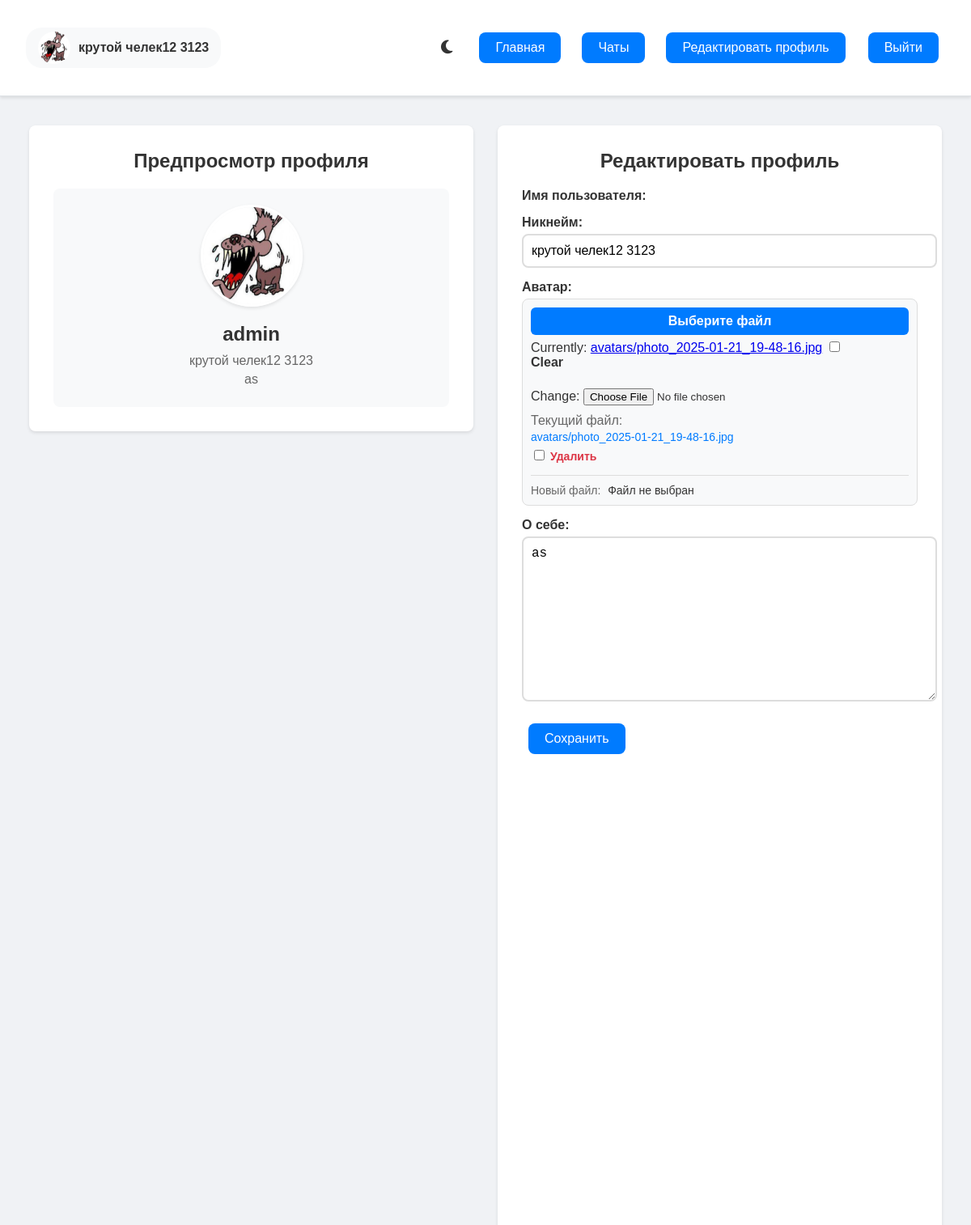
The page /profile/edit/ (signed in) on the database its author committed.
### messenger/models.py (models this page shows, shortened)
class User(AbstractUser):
    username = models.CharField(max_length=255, unique=True)
    bio = models.TextField(blank=True)
    avatar = models.ImageField(upload_to='avatars/', null=True, blank=True)
    name = models.CharField(max_length=255, blank=True)

class Profile(models.Model):
    user = models.OneToOneField(User, on_delete=models.CASCADE)
    avatar = models.ImageField(upload_to='avatars/', null=True, blank=True)
    bio = models.TextField(blank=True)
    description = models.TextField(max_length=500, blank=True)
    name = models.CharField(max_length=100, blank=True, default='')
    last_activity = models.DateTimeField(auto_now=True)

### messenger/views.py (the view)
# urls.py: path('profile/edit/', views.profile_edit, name='profile_edit'),
@login_required
def profile_edit(request):
    profile, created = Profile.objects.get_or_create(user=request.user)
    if request.method == 'POST':
        form = UserProfileForm(request.POST, request.FILES, instance=profile)
        if form.is_valid():
            form.save()
            return redirect('main')
    else:
        form = UserProfileForm(instance=profile)
    return render(request, 'messenger/profile_edit.html', {'form': form})

### messenger/forms.py
class UserProfileForm(forms.ModelForm):
    class Meta:
        model = Profile
        fields = ['avatar', 'name', 'description']

### messenger/templates/messenger/profile_edit.html (shortened to what this page needs)
{% extends 'messenger/base.html' %}
{% block content %}
<div class="edit-profile-container">
    <div class="profile-preview">
        <h2>Предпросмотр профиля</h2>
        <div class="preview-content">
            <div class="preview-avatar">
                {% if user.profile.avatar %}
                    <img src="{{ user.profile.avatar.url }}" alt="Аватар" id="avatar-preview">
                {% else %}
                    <img src="/static/messenger/default_avatar.jpg" alt="Аватар по умолчанию" id="avatar-preview">
                {% endif %}
            </div>
            <div class="preview-info">
                <h3 id="preview-username">{{ user.username }}</h3>
                <p id="preview-name">{{ user.profile.name }}</p>
                <p id="preview-description">{{ user.profile.description }}</p>
            </div>
        </div>
    </div>
    <div class="form-container">
        <h2>Редактировать профиль</h2>
        <form method="post" enctype="multipart/form-data">
            <div class="form-group">
                <label for="{{ form.username.id_for_label }}">Имя пользователя:</label>
            </div>
            <div class="form-group">
                <label for="{{ form.name.id_for_label }}">Никнейм:</label>
                <div class="custom-input">
                    {{ form.name }}
                </div>
            </div>
            <div class="form-group">
                <label for="{{ form.avatar.id_for_label }}">Аватар:</label>
                <div class="avatar-upload-container">
                    <div class="custom-file-input">
                        <label class="file-upload-btn" for="{{ form.avatar.id_for_label }}">Выберите файл</label>
                        {{ form.avatar }}
                    </div>
                    {% if user.profile.avatar %}
                    <div class="current-file">
                        <div class="current-file-info">
                            <span class="current-label">Текущий файл:</span>
                            <span class="current-filename">{{ user.profile.avatar.name }}</span>
                        </div>
                        <div class="file-actions">
                            <label class="clear-checkbox">
                                <input type="checkbox" name="avatar-clear" id="avatar-clear">
                                <span>Удалить</span>
                            </label>
                        </div>
                    </div>
                    {% endif %}
                    <div class="new-file-info">
                        <span class="new-file-label">Новый файл:</span>
                        <span class="file-name">Файл не выбран</span>
                    </div>
                </div>
            </div>
            <div class="form-group">
                <label for="{{ form.description.id_for_label }}">О себе:</label>
                <div class="custom-textarea">
                    {{ form.description }}
                </div>
            </div>
            <button type="submit" class="btn">Сохранить</button>
        </form>
    </div>
</div>
{% endblock %}

### messenger/templates/messenger/base.html (shortened to what this page needs)
<!DOCTYPE html>
<html>
<head>
    <link rel="stylesheet" href="https://cdnjs.cloudflare.com/ajax/libs/font-awesome/6.5.1/css/all.min.css">
</head>
<body>
    <nav class="navbar">
        <div class="container nav-container">
            {% if user.is_authenticated %}
            <div class="profile-section">
                <div class="user-item">
                    {% if user.profile and user.profile.avatar %}
                        <img src="{{ user.profile.avatar.url }}" alt="Avatar" class="user-avatar">
                    {% else %}
                        <div class="default-avatar">{{ user.username|first|upper }}</div>
                    {% endif %}
                    <div class="user-info">
                        <span class="user-name">{% if user.profile.name %}{{ user.profile.name }}{% else %}{{ user.username }}{% endif %}</span>
                    </div>
                </div>
            </div>
            {% endif %}
            <div class="nav-links">
                <div class="theme-switch" onclick="toggleTheme()">
                    <i class="fas fa-moon"></i>
                </div>
                <a href="{% url 'main' %}" class="btn">Главная</a>
                {% if user.is_authenticated %}
                    <a href="{% url 'chat_list' %}" class="btn">Чаты</a>
                    <a href="{% url 'profile_edit' %}" class="btn">Редактировать профиль</a>
                    <form method="post" action="{% url 'logout' %}" class="logout-form">
                        <button type="submit" class="btn logout-btn">Выйти</button>
                    </form>
                {% else %}
                    <a href="{% url 'login' %}" class="btn">Войти</a>
                {% endif %}
            </div>
        </div>
    </nav>
    <div class="container">
        {% block content %}
        {% endblock %}
    </div>
</body>
</html>

### messenger/templates/messenger/base.html (style rules this page uses)
:root[data-theme="light"] { --bg-color: #f0f2f5; --nav-bg: #ffffff; --text-color: #333; --message-received-bg: #e9ecef; --message-received-text: #000; --message-sent-bg: #0084ff; --message-sent-text: #fff; --input-bg: #fff; --border-color: #dee2e6; }
body { overflow-y: hidden; height: 100vh; margin: 0; padding: 0; font-family: Arial, sans-serif; background-color: var(--bg-color); color: var(--text-color); }
.navbar { background-color: var(--nav-bg); padding: 1rem; box-shadow: 0 2px 4px rgba(0,0,0,0.1); border-bottom: 1px solid var(--border-color); }
.container { max-width: 1200px; margin: 0 auto; padding: 1rem; }
.btn { display: inline-block; padding: 0.5rem 1rem; background-color: #0084ff; color: white; text-decoration: none; border-radius: 5px; margin: 0.5rem; }
.user-item { display: flex; align-items: center; gap: 10px; }
.user-avatar { width: 40px; height: 40px; border-radius: 50%; object-fit: cover; }
.user-info { flex: 1; }
.user-name { font-weight: bold; color: #333; }
.edit-profile-btn, .logout-btn { padding: 5px 10px; text-decoration: none; border-radius: 4px; font-size: 14px; }
.logout-btn { background-color: #dc3545; color: white; margin-left: 10px; }
.nav-container { display: flex; justify-content: space-between; align-items: center; }
.profile-section { display: flex; align-items: center; }
.nav-links { display: flex; align-items: center; gap: 10px; }
.logout-form { display: inline; margin: 0; }
.logout-form button { border: none; cursor: pointer; }
.user-item { display: flex; align-items: center; gap: 10px; padding: 5px 15px; background-color: #f8f9fa; border-radius: 20px; }
.user-info { display: flex; flex-direction: column; }
.navbar { position: sticky; top: 0; z-index: 1000; }
.theme-switch { display: flex; align-items: center; margin-right: 15px; cursor: pointer; }
.theme-switch i { font-size: 1.2em; color: var(--text-color); }

### rows shown on the page
User: profile.avatar (picture), profile.name "крутой челек12 3123", username "admin", profile.description "as", profile.avatar.name "avatars/photo_2025-01-21_19-48-16.jpg"
Profile: name "крутой челек12 3123", description "as"
